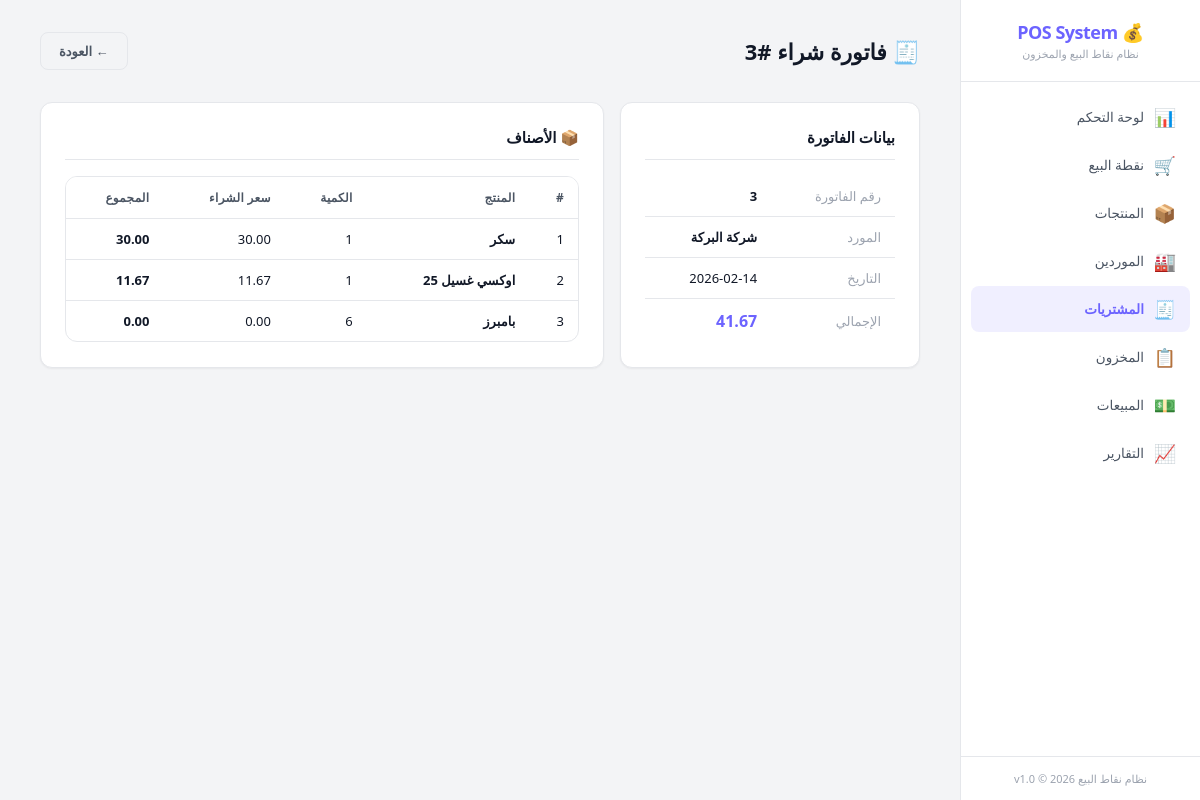
/?page=purchases&action=view&id=3, run on the app's committed database.
### tables this page shows
CREATE TABLE purchase_invoices (
    id INTEGER PRIMARY KEY AUTOINCREMENT,
    supplier_id INTEGER NOT NULL,
    invoice_number TEXT DEFAULT NULL,
    date TEXT NOT NULL DEFAULT (date('now', 'localtime')),
    total REAL NOT NULL DEFAULT 0,
    notes TEXT DEFAULT NULL,
    created_at TEXT NOT NULL DEFAULT (datetime('now', 'localtime')), discount REAL NOT NULL DEFAULT 0,
    FOREIGN KEY (supplier_id) REFERENCES suppliers(id) ON DELETE RESTRICT
);

CREATE TABLE suppliers (
    id INTEGER PRIMARY KEY AUTOINCREMENT,
    name TEXT NOT NULL,
    phone TEXT DEFAULT NULL,
    address TEXT DEFAULT NULL,
    notes TEXT DEFAULT NULL,
    is_active INTEGER NOT NULL DEFAULT 1,
    created_at TEXT NOT NULL DEFAULT (datetime('now', 'localtime')),
    updated_at TEXT NOT NULL DEFAULT (datetime('now', 'localtime'))
);

CREATE TABLE purchase_items (
    id INTEGER PRIMARY KEY AUTOINCREMENT,
    invoice_id INTEGER NOT NULL,
    product_id INTEGER NOT NULL,
    quantity REAL NOT NULL,
    purchase_price REAL NOT NULL,
    subtotal REAL NOT NULL, unit_type TEXT DEFAULT 'قطعة', sale_price REAL DEFAULT NULL,
    FOREIGN KEY (invoice_id) REFERENCES purchase_invoices(id) ON DELETE CASCADE,
    FOREIGN KEY (product_id) REFERENCES products(id) ON DELETE RESTRICT
);

CREATE TABLE products (
    id INTEGER PRIMARY KEY AUTOINCREMENT,
    name TEXT NOT NULL,
    barcode TEXT DEFAULT NULL,
    plu_code TEXT DEFAULT NULL,
    type TEXT NOT NULL DEFAULT 'unit' CHECK(type IN ('unit', 'pack', 'weight')),
    purchase_price REAL NOT NULL DEFAULT 0,
    sale_price_unit REAL NOT NULL DEFAULT 0,
    sale_price_pack REAL DEFAULT NULL,
    pack_quantity INTEGER DEFAULT NULL,
    stock_quantity REAL NOT NULL DEFAULT 0,
    min_stock REAL NOT NULL DEFAULT 0,
    category TEXT DEFAULT NULL,
    notes TEXT DEFAULT NULL,
    is_active INTEGER NOT NULL DEFAULT 1,
    created_at TEXT NOT NULL DEFAULT (datetime('now', 'localtime')),
    updated_at TEXT NOT NULL DEFAULT (datetime('now', 'localtime'))
, pack_type TEXT DEFAULT 'كرتونة', pack_unit_quantity INTEGER DEFAULT NULL, pack_purchase_price REAL DEFAULT NULL, pack_sale_price REAL DEFAULT NULL);

### www/app/config/database.php (called while the page is built, shortened)
<?php
class Database {
    private static $instance = null;
    private $pdo;
    private function __construct() {
        $this->dbPath = __DIR__ . '/../../data/pos_system.db';
        try {
            $this->pdo = new PDO('sqlite:' . $this->dbPath);
            $this->pdo->setAttribute(PDO::ATTR_ERRMODE, PDO::ERRMODE_EXCEPTION);
            $this->pdo->setAttribute(PDO::ATTR_DEFAULT_FETCH_MODE, PDO::FETCH_ASSOC);
            $this->pdo->exec('PRAGMA journal_mode = WAL');
            $this->pdo->exec('PRAGMA foreign_keys = ON');
            $this->pdo->exec('PRAGMA busy_timeout = 5000');
            $this->pdo->exec('PRAGMA synchronous = NORMAL');
            $this->pdo->exec('PRAGMA cache_size = -8000');
            $this->pdo->exec('PRAGMA temp_store = MEMORY');
        } catch (PDOException $e) {
            die('Database connection failed: ' . $e->getMessage());
        }
    }
    public static function getInstance() {
        if (self::$instance === null) {
            self::$instance = new self();
        }
        return self::$instance;
    }
    public function getConnection() {
        return $this->pdo;
    }
    public function migrate() {
        $migrationsDir = __DIR__ . '/../database/migrations/';
        $migrationFiles = glob($migrationsDir . '*.sql');
        sort($migrationFiles);
        foreach ($migrationFiles as $file) {
            $sql = file_get_contents($file);
            try {
                $this->pdo->exec($sql);
            } catch (PDOException $e) {
                if (strpos($e->getMessage(), 'already exists') === false &&
                    strpos($e->getMessage(), 'UNIQUE constraint') === false) {
                    error_log('Migration error in ' . basename($file) . ': ' . $e->getMessage());
                }
            }
        }
    }
}

### www/app/services/PurchaseService.php (called while the page is built, shortened)
<?php
class PurchaseService {
    private $purchaseRepo;
    public function __construct() {
        $this->purchaseRepo = new PurchaseRepository();
    }
    public function findById($id) {
        return $this->purchaseRepo->findById($id);
    }
}

### www/app/repositories/PurchaseRepository.php (called while the page is built, shortened)
<?php
class PurchaseRepository {
    private $db;
    public function __construct() {
        $this->db = Database::getInstance()->getConnection();
    }
    public function findById($id) {
        $stmt = $this->db->prepare(
            "SELECT pi.*, s.name as supplier_name
             FROM purchase_invoices pi
             LEFT JOIN suppliers s ON pi.supplier_id = s.id
             WHERE pi.id = :id"
        );
        $stmt->execute([':id' => $id]);
        $invoice = $stmt->fetch();
        if ($invoice) {
            $itemStmt = $this->db->prepare(
                "SELECT pit.*, p.name as product_name
                 FROM purchase_items pit
                 LEFT JOIN products p ON pit.product_id = p.id
                 WHERE pit.invoice_id = :invoice_id"
            );
            $itemStmt->execute([':invoice_id' => $id]);
            $invoice['items'] = $itemStmt->fetchAll();
        }
        return $invoice;
    }
}

### www/app/views/purchases/view.php (the view, shortened to what this page needs)
<div class="page-header">
    <div>
        <h1>🧾 فاتورة شراء #<?= $invoice['id'] ?></h1>
    </div>
    <a href="?page=purchases" class="btn btn-outline">← العودة</a>
</div>
<div style="display:grid;grid-template-columns:300px 1fr;gap:16px;">
    <div class="card">
        <div class="card-header"><h3>بيانات الفاتورة</h3></div>
        <table>
            <tr><td class="text-muted">رقم الفاتورة</td><td class="fw-bold"><?= $invoice['invoice_number'] ?: $invoice['id'] ?></td></tr>
            <tr><td class="text-muted">المورد</td><td class="fw-bold"><?= htmlspecialchars($invoice['supplier_name']) ?></td></tr>
            <tr><td class="text-muted">التاريخ</td><td><?= $invoice['date'] ?></td></tr>
            <tr><td class="text-muted">الإجمالي</td><td class="fw-bold text-accent fs-lg"><?= number_format($invoice['total'], 2) ?></td></tr>
        </table>
    </div>
    <div class="card">
        <div class="card-header"><h3>📦 الأصناف</h3></div>
        <div class="table-wrapper">
            <table>
                <thead>
                    <tr>
                        <th>#</th>
                        <th>المنتج</th>
                        <th>الكمية</th>
                        <th>سعر الشراء</th>
                        <th>المجموع</th>
                    </tr>
                </thead>
                <tbody>
                    <?php foreach ($invoice['items'] as $i => $item): ?>
                    <tr>
                        <td><?= $i + 1 ?></td>
                        <td class="fw-bold"><?= htmlspecialchars($item['product_name']) ?></td>
                        <td><?= $item['quantity'] ?></td>
                        <td><?= number_format($item['purchase_price'], 2) ?></td>
                        <td class="fw-bold"><?= number_format($item['subtotal'], 2) ?></td>
                    </tr>
                    <?php endforeach; ?>
                </tbody>
            </table>
        </div>
    </div>
</div>

### www/public/css/main.css (style rules this page uses)
:root { --bg-primary: #f3f4f6; --bg-secondary: #ffffff; --bg-card: #ffffff; --bg-card-hover: #f9fafb; --bg-input: #ffffff; --border-color: #e5e7eb; --border-focus: #6c63ff; --text-primary: #111827; --text-secondary: #4b5563; --text-muted: #9ca3af; --accent: #6c63ff; --accent-hover: #5a52e0; --accent-light: rgba(108, 99, 255, 0.1); --success: #16a34a; --success-bg: #dcfce7; --warning: #d97706; --warning-bg: #fef3c7; --danger: #dc2626; --danger-bg: #fee2e2; --info: #2563eb; --info-bg: #dbeafe; --shadow: 0 4px 6px -1px rgba(0, 0, 0, 0.1), 0 2px 4px -1px rgba(0, 0, 0, 0.06); --shadow-sm: 0 1px 2px 0 rgba(0, 0, 0, 0.05); --radius: 12px; --radius-sm: 8px; --radius-lg: 16px; --sidebar-width: 240px; --transition: all 0.2s ease; --font: 'Segoe UI', 'Cairo', Tahoma, sans-serif; }
*, *::before, *::after { box-sizing: border-box; margin: 0; padding: 0; }
html, body { height: 100%; font-family: var(--font); font-size: 14px; background: var(--bg-primary); color: var(--text-primary); direction: rtl; overflow: hidden; }
a { color: var(--accent); text-decoration: none; }
.page-header { display: flex; align-items: center; justify-content: space-between; margin-bottom: 32px; flex-wrap: wrap; gap: 16px; }
.page-header h1 { font-size: 22px; font-weight: 700; color: var(--text-primary); }
.card { background: var(--bg-card); border: 1px solid var(--border-color); border-radius: var(--radius); padding: 24px; margin-bottom: 24px; box-shadow: var(--shadow-sm); }
.card-header { display: flex; align-items: center; justify-content: space-between; margin-bottom: 16px; padding-bottom: 12px; border-bottom: 1px solid var(--border-color); }
.card-header h3 { font-size: 15px; font-weight: 600; }
.btn { display: inline-flex; align-items: center; justify-content: center; gap: 6px; padding: 9px 18px; border: none; border-radius: var(--radius-sm); font-size: 13px; font-weight: 600; font-family: var(--font); cursor: pointer; transition: var(--transition); white-space: nowrap; line-height: 1.4; }
.btn-outline { background: transparent; border: 1px solid var(--border-color); color: var(--text-secondary); }
.table-wrapper { overflow-x: auto; border-radius: var(--radius); border: 1px solid var(--border-color); }
table { width: 100%; border-collapse: collapse; font-size: 13px; }
thead { background: var(--bg-secondary); }
th { padding: 12px 14px; text-align: right; font-weight: 600; color: var(--text-secondary); font-size: 12px; text-transform: uppercase; letter-spacing: 0.3px; border-bottom: 1px solid var(--border-color); white-space: nowrap; }
td { padding: 11px 14px; border-bottom: 1px solid var(--border-color); color: var(--text-primary); }
tbody tr:last-child td { border-bottom: none; }
.text-muted { color: var(--text-muted); }
.text-accent { color: var(--accent); }
.fw-bold { font-weight: 700; }
.fs-lg { font-size: 16px; }

### data on the page
purchase_invoices: id "3", supplier.name "شركة البركة", date "2026-02-14", total "41.67"
purchase_items: product.name "سكر", quantity "1", purchase_price "30.00", subtotal "30.00"
purchase_items: product.name "اوكسي غسيل 25", quantity "1", purchase_price "11.67", subtotal "11.67"
purchase_items: product.name "بامبرز", quantity "6", purchase_price "0.00", subtotal "0.00"
